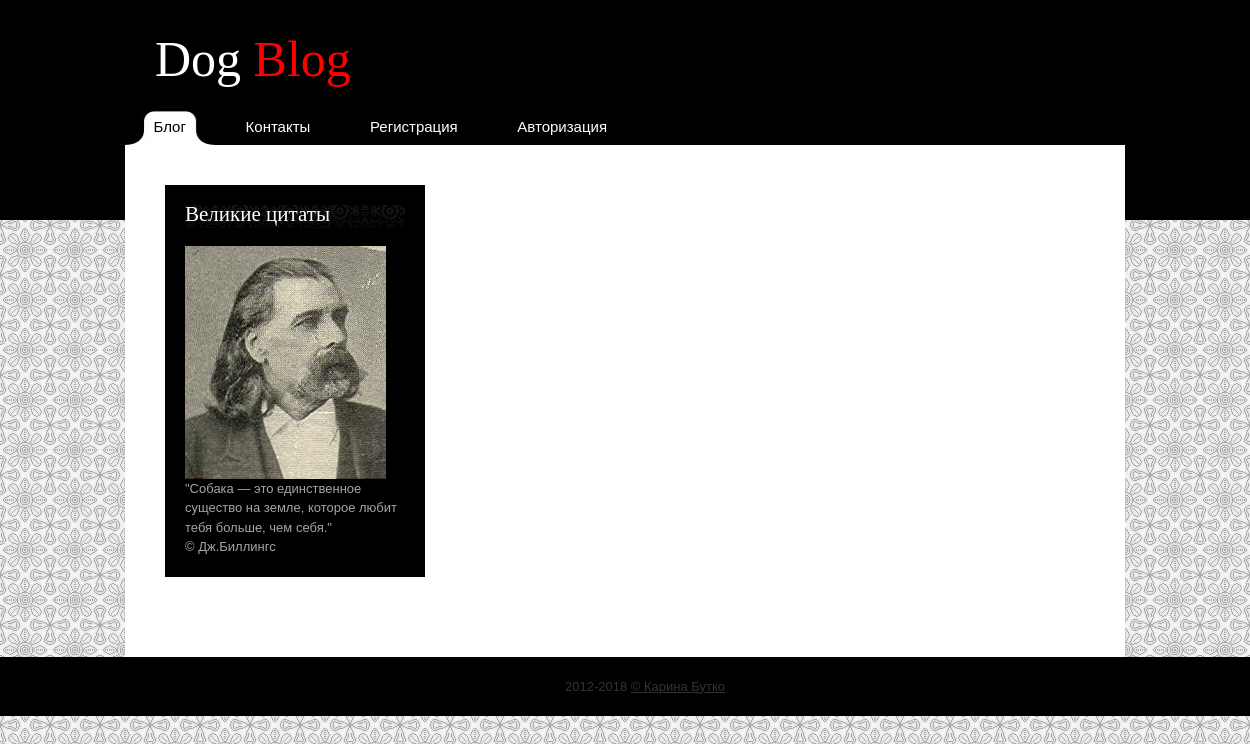
Before: / with the older database file.
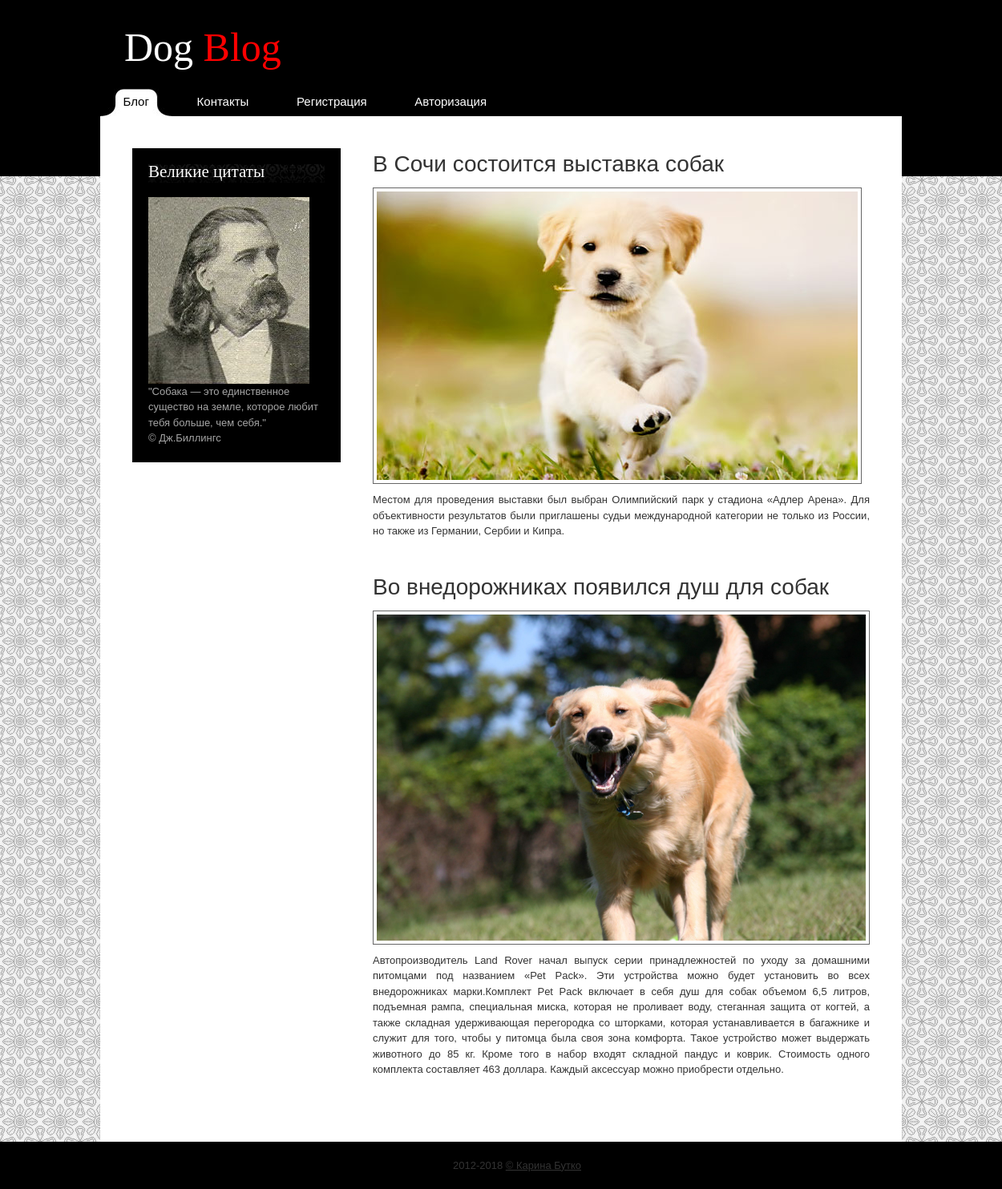
After: the same page with the newer database file.
### tables this page shows
CREATE TABLE `news` (
  `id` int(11) NOT NULL,
  `title` varchar(255) NOT NULL,
  `descript` text NOT NULL,
  `img` varchar(255) NOT NULL
);

### index.php (the view, shortened to what this page needs)
<!DOCTYPE>
<html>
<head>
<link href="css/style.css" rel="stylesheet" type="text/css" />
</head>
<body>
<div id="body_wrapper">
<div id="wrapper">
    <div id="header">
        <div id="site_title">
            <a href="index.php">Dog
            	<span>Blog</span>
            </a>
        </div>
    </div>
    <div id="menu">
        <ul>
            <li><a href="index.php" class="current"><span></span>Блог</a></li>
			<li><a href="contact.php"><span></span>Контакты</a></li>
			<?php if (isset($_SESSION['username'])) { ?>
				<li><a href="create.php"><span></span>Создать запись</a></li>
				<li><a href="database.php"><span></span>Собаки</a></li>
				<li><a href="logout.php"><span></span>Выйти</a></li>
			<?php }else{ ?>
				<li><a href="registr.php"><span></span>Регистрация</a></li>
				<li><a href="login.php"><span></span>Авторизация</a></li>
			<?php }	?>
        </ul>
    </div>
    <div id="main">
        <div id="content">
			<?php include 'connect.php' ?>
				<?php
					$stn = $pdo->query("SELECT * FROM news ORDER BY id DESC");
					foreach ($stn as $item) {
						echo '<div class="post_box">';
						echo '<h2><a href="#">' . $item['title'] . '</a></h2>';
						echo '<div class="image_wrapper"><a href="#"><img src="' . $item['img'] . '" alt="image 1" /></a></div>';
						echo '<p align="justify">' . $item['descript'] . '</p>';
						echo '</div>';
					}
				?>
        </div>
        <div id="sidebar">
        	<div id="aboutus">
            	<h3>Великие цитаты</h3>
                <div class="image_fl"><img src="images/exe.jpg" alt="about this blog" /></div>
                <p>"Собака — это единственное существо на земле, которое любит тебя больше, чем себя."</p>
                <p>© Дж.Биллингс</p>
          </div>
            <div class="cleaner_h20"></div>
        </div>
    </div>
</div>
</div>
<div id="footer_wrapper">
	  2012-2018 <a href="contact.php">© Карина Бутко</a>
</div>
</body>
</html>

### css/style.css (style rules this page uses)
body { margin: 0px; padding: 0px; color: #333; font-family: Tahoma, Geneva, sans-serif; font-size: 13px; line-height: 1.5em; background-color: #ccc; background-image: url(../images/body.jpg); background-repeat: repeat; }
a, a:link, a:visited { color: #333; text-decoration: underline; }
p { margin: 0px; padding: 0; }
img { border: none; width: 100%; height: auto; }
ul { margin: 0; padding: 0; }
ul li { margin: 0; padding: 0; }
h1, h2, h3, h4, h5, h6 { color: #000; }
h2 { font-size: 28px; font-weight: normal; margin: 0 0 20px 0; padding: 10px 0 15px 0; }
h3 { font-size: 21px; font-weight: normal; margin: 0 0 15px 0; padding: 0; padding: 0 0 10px 0; }
.cleaner_h20 { clear: both; width:100%; height: 20px; }
.image_wrapper { display: inline-block; padding: 4px; border: 1px solid #666; background: none; margin-bottom: 10px; }
.image_fl { float: left; margin: 3px 15px 0 0; }
#body_wrapper { width: 100%; background: url(../images/body_top.jpg) top repeat-x; }
#wrapper { width: 1000px; padding: 0 10px; margin: 0 auto; }
#header { width: 940px; padding: 10px 30px; }
#site_title { float: left; width: 500px; padding: 40px 0 30px; font-family: Georgia, "Times New Roman", Times, serif; }
#site_title a { margin: 0px; padding: 0px; font-size: 50px; color: #ffffff; font-weight: normal; text-decoration: none; }
#site_title a span { color: #F00; }
#menu { clear: both; width: 1000px; height: 35px; }
#menu ul { float: left; display: block; //width: 750px; height: 35px; margin: 0.5; padding: 0; list-style: none; }
#menu ul li { padding: 0; margin: 0; display: inline-block; }
#menu ul li a { position: relative; float: left; display: block; height: 21px; padding: 7px 28px; font-size: 15px; color: #fff; text-decoration: none; font-weight: normal; text-align: center; outline: none; }
#menu ul li a:hover, #menu ul .current { color: #000; background: url(../images/menu_right.jpg) no-repeat top right; }
#menu ul li a:hover span, #menu ul .current span { position: absolute; top: 0; left: 0; width: 28px; height: 35px; background: url(../images/menu_left.jpg); }
#main { width: 920px; padding: 40px; background: #fff; }
#content { float: right; width: 620px; }
.post_box { clear: both; margin-bottom: 40px; }
.post_box h2 { margin-bottom: 5px; }
.post_box h2 a { text-decoration: none; }
#sidebar { float: left; width: 260px; }
#sidebar h3 { display: block; height: 23px; padding: 10px; color: #fff; font-family: Georgia, "Times New Roman", Times, serif; background: url(../images/sidebar_title.jpg) no-repeat; }
#aboutus { padding: 20px; background: #000; color: #a5a5a5; margin-bottom: 20px; }
#aboutus h3 { color: #fff; padding: 0; font-family: Georgia, "Times New Roman", Times, serif; }
#footer_wrapper { width: 100%; background: #000; }
#footer_wrapper { padding: 20px; text-align: center; }

Changed rows visible on the page:
added news: title "В Сочи состоится выставка собак", img (picture), descript "Местом для проведения выставки был выбран Олимпийский парк у стадиона «Адлер Арена». Для объективности результатов были приглашены судьи международной категории не только из России, но также из Германии, Сербии и Кипра."
added news: title "Во внедорожниках появился душ для собак", img (picture), descript "Автопроизводитель Land Rover начал выпуск серии принадлежностей по уходу за домашними питомцами под названием «Pet Pack». Эти устройства можно будет установить во всех внедорожниках марки.Комплект Pet Pack включает в себя душ для собак объемом 6,5 литров, подъемная рампа, специальная миска, которая не проливает воду, стеганная защита от когтей, а также складная удерживающая перегородка со шторками, которая устанавливается в багажнике и служит для того, чтобы у питомца была своя зона комфорта. Такое устройство может выдержать животного до 85 кг. Кроме того в набор входят складной пандус и коврик. Стоимость одного комплекта составляет 463 доллара. Каждый аксессуар можно приобрести отдельно."
